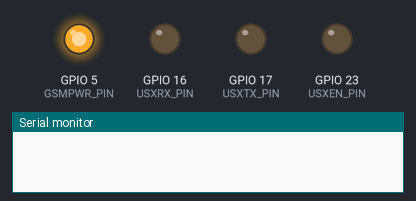
The program below on a simulated ESP32. Parts: output pins drawn as LEDs (lit = HIGH), the last lines printed to the serial monitor. At 20.5 s the program puts the board to deep sleep or switches it off; the recording ends there.

Above: at 0.1 s.
At 10.6 s:
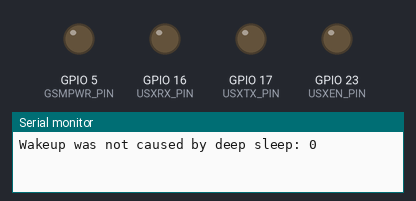
Timing chart, 0 to 12.1 s (numbered marks = the images above):
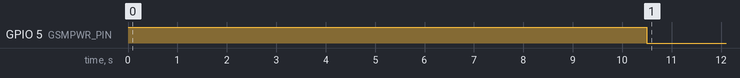

Measured:
- by itself, GPIO 5 (GSMPWR_PIN): LOW → HIGH at 0.00 s, → LOW 10.5 s later

The program:

main.cpp
```cpp
#include <main.h>
#define uS_TO_S_FACTOR 1000000ULL /* Conversion factor for micro seconds to seconds */
#define TIME_TO_SLEEP  30          /* Time ESP32 will go to sleep (in seconds) */

RTC_DATA_ATTR int bootCount = 0;

void print_wakeup_reason() {
  esp_sleep_wakeup_cause_t wakeup_reason;

  wakeup_reason = esp_sleep_get_wakeup_cause();

  switch (wakeup_reason) {
    case ESP_SLEEP_WAKEUP_EXT0:     Serial.println("Wakeup caused by external signal using RTC_IO"); break;
    case ESP_SLEEP_WAKEUP_EXT1:     Serial.println("Wakeup caused by external signal using RTC_CNTL"); break;
    case ESP_SLEEP_WAKEUP_TIMER:    Serial.println("Wakeup caused by timer"); break;
    case ESP_SLEEP_WAKEUP_TOUCHPAD: Serial.println("Wakeup caused by touchpad"); break;
    case ESP_SLEEP_WAKEUP_ULP:      Serial.println("Wakeup caused by ULP program"); break;
    default:                        Serial.printf("Wakeup was not caused by deep sleep: %d\n", wakeup_reason); break;
  }
}

simcom sim(&SerialGSM, GSMPWR_PIN);
uint32_t last_time = 0;

void setup() {
  esp_sleep_disable_wakeup_source(ESP_SLEEP_WAKEUP_ALL);
  Serial.begin(115200);
  SerialRSX.begin(9600);
  sim.begin();
  sensor.begin();
  sensor.setResolution(10);
  print_wakeup_reason();
  pinMode(GSMPWR_PIN, OUTPUT);
  pinMode(USXEN_PIN, OUTPUT);
  digitalWrite(GSMPWR_PIN, 1);
  delay(10000);
  digitalWrite(GSMPWR_PIN, 0);
  pinMode(USXRX_PIN, OUTPUT);
  pinMode(USXTX_PIN, OUTPUT);
  digitalWrite(USXEN_PIN, 0);
  delay(10000);
  esp_sleep_enable_timer_wakeup(TIME_TO_SLEEP * uS_TO_S_FACTOR);
  Serial.println("Setup ESP32 to sleep for every " + String(TIME_TO_SLEEP) + " Seconds");
  Serial.println("Going to sleep now");
  Serial.flush();
  esp_deep_sleep_start();
  Serial.println("This will never be printed");
}


void loop() {
  if (millis() - last_time > 1000)
  {
    last_time = millis();
    sensor.requestTemperatures();
    while (!sensor.isConversionComplete()) {
      delay(10);
    }
    Serial.printf("Temperature: %.2f\n", sensor.getTempC());
  }
}
```

main.h
```cpp
#ifndef MAIN_H
#define MAIN_H

#define GSMPWR_PIN    5
#define DALLAS_PIN    25
#define SENPWR_PIN    23
#define SENBAT_PIN    36
#define SENSOL_PIN    39

#define USXEN_PIN     23

#define USXRX_PIN     16
#define USXTX_PIN     17

#define GSMRX_PIN     18
#define GSMTX_PIN     19

#define RSXRX_PIN     26
#define RSXTX_PIN     27

#define SERIAL2 1

#ifdef SERIAL2
#define SerialUSX Serial2
#endif

#include <stdio.h>
#include <Arduino.h>
#include <SoftwareSerial.h>
#include "simcom.h"
#include <DS18B20.h>
#include "ultrasonic.h"

#define ONE_WIRE_BUS  25

OneWire oneWire(ONE_WIRE_BUS);
DS18B20 sensor(&oneWire);


SoftwareSerial SerialGSM(GSMRX_PIN, GSMTX_PIN);
SoftwareSerial SerialRSX(RSXRX_PIN, RSXTX_PIN);

/*
http://aka2engineer.pythonanywhere.com/put/?imei=12375129386&name=helloaka&location=124.12412,123124.123&height=1234&weight=45123&temperature=23.4
*/

const char* HOST_URL = "http://aka2engineer.pythonanywhere.com/put/?";
const char* URL_FORMAT = "imei=%s&name=%s&location=%s&height=%.2f&weight=%.2f&temperature=%.2f";

#endif
```

simcom.h
```cpp
#ifndef SIMCOM_H
#define SIMCOM_H

#include <Arduino.h>
#include <SoftwareSerial.h>
#include <stdio.h>
#include <freertos/FreeRTOS.h>
#include <freertos/FreeRTOSConfig.h>

class simcom
{
private:
    SoftwareSerial *_serial;
    char* _readData;
    uint16_t _battVoltage;
    uint8_t _battPercent;
    uint8_t _rssi;
    uint8_t _response(const char*);
    TaskFunction_t response();
    uint16_t _pwrPin;

public:
    simcom(SoftwareSerial *serial, uint16_t pwrPin);
    ~simcom();
    int8_t begin();
    int8_t powerON();
    int8_t powerOFF();
    int8_t httpGET(const char* url, const char* data, uint16_t datalen);
    int8_t httpPOST(const char* url, const char* data, uint16_t datalen);
    int8_t setAPN(const char*);
    int8_t attachGPRS();
    int8_t detachGPRS();
    int8_t attachGPS();
    int8_t detachGPS();
    int8_t getGPSInfo(char* gpsData);
    int8_t getIP(char* ipAddress);
    int8_t getIMEI(char* imei);
    int8_t getBATInfo(bool volt_percent=false); /* If true retur voltage in millivolts else percent */
    int8_t getRSSI();
    int8_t sendSMS(const char* number, const char* message);
    void handle();
};


#endif
```

ultrasonic.h
```cpp
#ifndef ULTRASONIC_H
#define ULTRASONIC_H

#include <Arduino.h>

class ultrasonic
{
    private:
        uint16_t _distance;

    public:
        ultrasonic();
        ~ultrasonic();
        void read();
        uint16_t getDistance();

};

#endif // ULTRASONIC_H
```

simcom.cpp
```cpp
#include "simcom.h"

simcom::simcom(SoftwareSerial *serial, uint16_t pwrPin)
{
    _pwrPin = pwrPin;
    _serial = serial;
}

int8_t simcom::begin() {
    _serial->begin(9600);
    pinMode(_pwrPin, OUTPUT);
    digitalWrite(_pwrPin, 1);
    delay(500);
    digitalWrite(_pwrPin, 0);
    return 0;
}

simcom::~simcom() {
    _serial->end();
}

int8_t simcom::powerON() {
    return 0;
}

int8_t simcom::powerOFF() {
    digitalWrite(_pwrPin, 1);
    delay(2000);
    digitalWrite(_pwrPin, 0);
    while (!_serial->available());
    if (_serial->readStringUntil('\n').indexOf("NORMAL POWER DOWN") == 0) return 0;
    else return -1;
}

int8_t simcom::httpGET(const char* url, const char* data, uint16_t datalen) {
    /*
    http://aka2engineer.pythonanywhere.com/put/?imei=12375129386&name=helloaka&location=124.12412,123124.123&height=1234&weight=45123&temperature=23.4
    */

    return 0;
}
```

ultrasonic.cpp
```cpp

```
